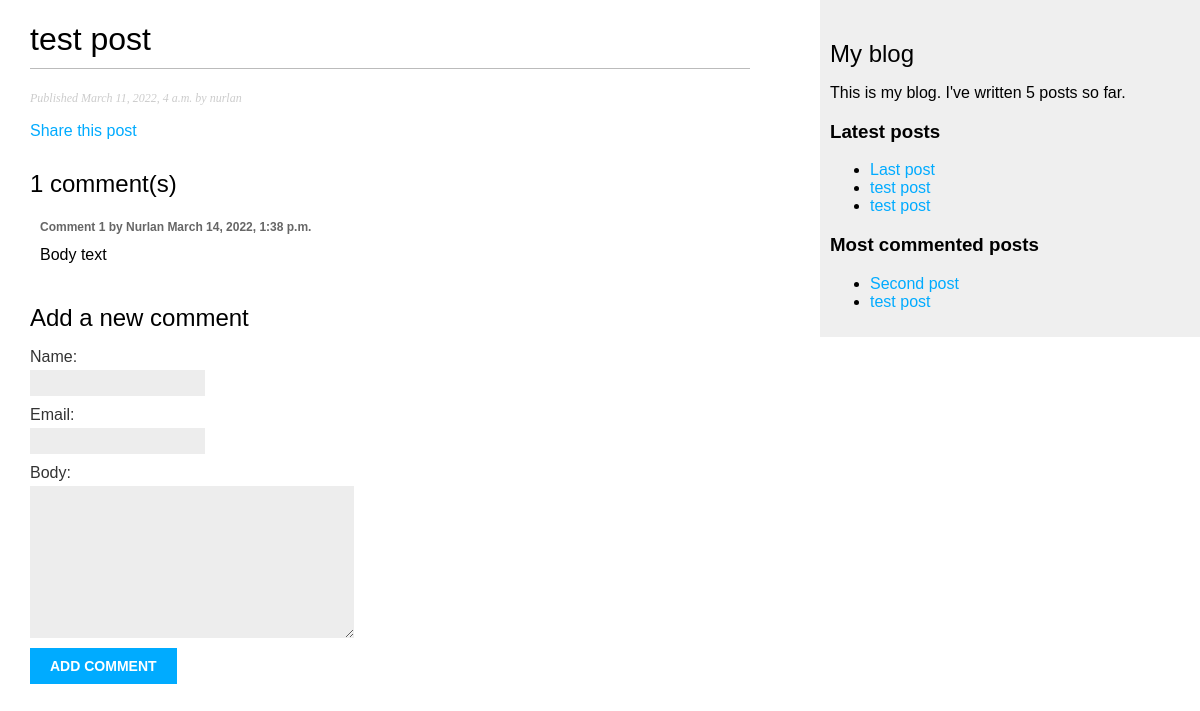
The app's page /blog/2022/3/11/test-post-1/ with its own data.
### blog/models.py (models this page shows, shortened)
class Post(models.Model):
    STATUS_CHOICES = [
        ('draft', 'Draft'),
        ('published', 'Published'),
    ]
    title = models.CharField(max_length=250)
    slug = models.SlugField(max_length=250,
                            unique_for_date='publish')
    author = models.ForeignKey(User,
                                on_delete=models.CASCADE,
                                related_name='blog_posts')
    body = models.TextField(blank=True, null=True)
    publish = models.DateTimeField(default=timezone.now)
    created = models.DateTimeField(auto_now_add=True)
    updated = models.DateTimeField(auto_now=True)
    status = models.CharField(max_length=10,
                                choices=STATUS_CHOICES,
                                default='draft')
    tags = TaggableManager()
    objects = models.Manager()
    published = PublishedManager()
    class Meta:
        ordering = ('-publish',)
    def get_absolute_url(self):
        return reverse('blog:post_detail', args=[self.publish.year,
                                            self.publish.month,
                                            self.publish.day,
                                            self.slug])

class Comment(models.Model):
    post = models.ForeignKey(Post,
                            on_delete=models.CASCADE,
                            related_name='comments')
    name = models.CharField(max_length=80)
    email = models.EmailField()
    body = models.TextField()
    created = models.DateTimeField(auto_now_add=True)
    updated = models.DateTimeField(auto_now=True)
    active = models.BooleanField(default=True)
    class Meta:
        ordering = ('created',)

### blog/views.py (the view)
# urls.py: path('<int:year>/<int:month>/<int:day>/<slug:post>/', views.post_detail, name='post_detail'),
def post_detail(request, year, month, day, post):
    post = get_object_or_404(Post, slug=post,
                            status='published',
                            publish__year = year,
                            publish__month = month,
                            publish__day = day)
    comments = post.comments.filter(active=True)
    new_comment = None
    if request.method == 'POST':
        comment_form = CommentForm(request.POST)
        if comment_form.is_valid():
            new_comment = comment_form.save(commit=False)
            new_comment.post = post
            new_comment.save()
    else:
        comment_form = CommentForm()
    return render(request, 'blog/post/detail.html', {'post':post,
                                                    'comments': comments,
                                                    'new_comment': new_comment,
                                                    'comment_form': comment_form,})

### blog/forms.py
class CommentForm(forms.ModelForm):
    class Meta:
        model = Comment
        fields = ('name', 'email', 'body')

### blog/models.py (called while the page is built)
    def get_queryset(self):
        return super().get_queryset().filter(status='published')

### blog/templatetags/blog_tags.py (called while the page is built)
@register.simple_tag
def total_posts():
    return Post.published.count()

@register.inclusion_tag('blog/post/latest_posts.html')
def show_latest_posts(count=5):
    latest_posts = Post.published.order_by('-publish')[:count]
    return {'latest_posts':latest_posts}

@register.simple_tag
def get_most_commented_posts(count=5):
    return Post.published.annotate(
        total_comments=Count('comments')
    ).filter(total_comments__gt = 0).order_by('-total_comments')[:count]

### blog/templates/blog/post/detail.html (shortened to what this page needs)
{% extends 'blog/base.html' %}
{% block content %}
    <h1>{{ post.title }}</h1>
    <p class="date">
        Published {{ post.publish }} by {{ post.author }}
    </p>
    <p>
        <a href="{% url 'blog:post_share' post.id %}">Share this post</a>
    </p>
    {% with comments.count as total_comments %}
        <h2>
            {{ total_comments }} comment(s)
        </h2>
    {% endwith %}
    {% for comment in comments %}
        <div class="comment">
            <p class="info">
                Comment {{ forloop.counter }} by {{ comment.name }} {{ comment.created }}
            </p>
            {{ comment.body }}
        </div>
    {% empty %}
        <p>There are no comments yet.</p>
    {% endfor %}
    {% if new_comment %}
        <h2>Your comment has been added.</h2>
    {% else %}
        <h2>Add a new comment</h2>
        <form action="" method="post">
            {{ comment_form.as_p }}
            <p><input type="submit" value="Add comment"></p>
        </form>
    {% endif %}
{% endblock content %}

### blog/templates/blog/base.html (shortened to what this page needs)
{% load blog_tags %}
{% load static %}
<!DOCTYPE html>
<html lang="en">
<head>
    <link rel="stylesheet" href="{% static 'css/blog.css' %}">
</head>
<body>
    <div id="content">
        {% block content %}
        {% endblock %}
    </div>
    <div id="sidebar">
        <h2>My blog</h2>
        <p>This is my blog. I've written {% total_posts %} posts so far.</p>
        <h3>Latest posts</h3>
        {% show_latest_posts 3 %}
        <h3>Most commented posts</h3>
        {% get_most_commented_posts 3 as most_commented_posts  %}
        <ul>
            {% for post in most_commented_posts %}
                <li>
                    <a href="{{ post.get_absolute_url }}">{{ post.title }}</a>
                </li>
            {% endfor %}
        </ul>
    </div>
</body>
</html>

### blog/templates/blog/post/latest_posts.html
<ul>
    {% for post in latest_posts %}
        <li>
            <a href="{{ post.get_absolute_url }}">{{ post.title }}</a>
        </li>
    {% endfor %}
</ul>

### blog/static/css/blog.css (style rules this page uses)
body { margin:0; padding:0; font-family:helvetica, sans-serif; }
a { color:#00abff; text-decoration:none; }
h1 { font-weight:normal; border-bottom:1px solid #bbb; padding:0 0 10px 0; }
h2 { font-weight:normal; margin:30px 0 0; }
#content { float:left; width:60%; padding:0 0 0 30px; }
#sidebar { float:right; width:30%; padding:10px; background:#efefef; height:100%; }
p.date { color:#ccc; font-family: georgia, serif; font-size: 12px; font-style: italic; }
label { float:left; clear:both; color:#333; margin-bottom:4px; }
input, textarea { clear:both; float:left; margin:0 0 10px; background:#ededed; border:0; padding:6px 10px; font-size:12px; }
input[type=submit] { font-weight:bold; background:#00abff; color:#fff; padding:10px 20px; font-size:14px; text-transform:uppercase; }
.comment { padding:10px; }
.comment .info { font-weight:bold; font-size:12px; color:#666; }

### records on screen
Post: title "test post", publish "March 11, 2022, 4 a.m.", author "nurlan"
Comment: name "Nurlan", created "March 14, 2022, 1:38 p.m.", body "Body text"
Post: title "Last post"
Post: title "test post"
Post: title "Second post"

### other values on screen
{{ total_comments }} "1"
